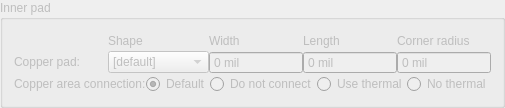
      <widget class="QGroupBox" name="groupBox_3">
       <property name="enabled">
        <bool>false</bool>
       </property>
       <property name="sizePolicy">
        <sizepolicy hsizetype="Preferred" vsizetype="Preferred">
         <horstretch>0</horstretch>
         <verstretch>0</verstretch>
        </sizepolicy>
       </property>
       <property name="title">
        <string>Inner pad</string>
       </property>
       <layout class="QVBoxLayout" name="verticalLayout_4">
        <property name="spacing">
         <number>0</number>
        </property>
        <item>
         <layout class="QGridLayout" name="gridLayout_2">
          <item row="0" column="1">
           <widget class="QLabel" name="label_9">
            <property name="sizePolicy">
             <sizepolicy hsizetype="Preferred" vsizetype="Fixed">
              <horstretch>0</horstretch>
              <verstretch>0</verstretch>
             </sizepolicy>
            </property>
            <property name="text">
             <string>Shape</string>
            </property>
           </widget>
          </item>
          <item row="0" column="2">
           <widget class="QLabel" name="label_10">
            <property name="sizePolicy">
             <sizepolicy hsizetype="Preferred" vsizetype="Fixed">
              <horstretch>0</horstretch>
              <verstretch>0</verstretch>
             </sizepolicy>
            </property>
            <property name="text">
             <string>Width</string>
            </property>
           </widget>
          </item>
          <item row="0" column="4">
           <widget class="QLabel" name="label_11">
            <property name="text">
             <string>Corner radius</string>
            </property>
           </widget>
          </item>
          <item row="1" column="1">
           <widget class="QComboBox" name="innerShape">
            <item>
             <property name="text">
              <string>[default]</string>
             </property>
            </item>
            <item>
             <property name="text">
              <string>round</string>
             </property>
            </item>
            <item>
             <property name="text">
              <string>square</string>
             </property>
            </item>
            <item>
             <property name="text">
              <string>rect</string>
             </property>
            </item>
            <item>
             <property name="text">
              <string>rounded-rect</string>
             </property>
            </item>
            <item>
             <property name="text">
              <string>oval</string>
             </property>
            </item>
            <item>
             <property name="text">
              <string>octagon</string>
             </property>
            </item>
           </widget>
          </item>
          <item row="1" column="0">
           <widget class="QLabel" name="label_12">
            <property name="sizePolicy">
             <sizepolicy hsizetype="Preferred" vsizetype="Fixed">
              <horstretch>0</horstretch>
              <verstretch>0</verstretch>
             </sizepolicy>
            </property>
            <property name="text">
             <string>Copper pad:</string>
            </property>
           </widget>
          </item>
          <item row="0" column="3">
           <widget class="QLabel" name="label_13">
            <property name="text">
             <string>Length</string>
            </property>
           </widget>
          </item>
          <item row="1" column="2">
           <widget class="QDoubleSpinBox" name="innerWidth">
            <property name="enabled">
             <bool>false</bool>
            </property>
            <property name="sizePolicy">
             <sizepolicy hsizetype="Expanding" vsizetype="Fixed">
              <horstretch>0</horstretch>
              <verstretch>0</verstretch>
             </sizepolicy>
            </property>
            <property name="buttonSymbols">
             <enum>QAbstractSpinBox::NoButtons</enum>
            </property>
            <property name="suffix">
             <string> mil</string>
            </property>
            <property name="decimals">
             <number>0</number>
            </property>
            <property name="minimum">
             <double>-32000.000000000000000</double>
            </property>
            <property name="maximum">
             <double>32000.000000000000000</double>
            </property>
            <property name="value">
             <double>0.000000000000000</double>
            </property>
           </widget>
          </item>
          <item row="1" column="3">
           <widget class="QDoubleSpinBox" name="innerLength">
            <property name="enabled">
             <bool>false</bool>
            </property>
            <property name="sizePolicy">
             <sizepolicy hsizetype="Expanding" vsizetype="Fixed">
              <horstretch>0</horstretch>
              <verstretch>0</verstretch>
             </sizepolicy>
            </property>
            <property name="buttonSymbols">
             <enum>QAbstractSpinBox::NoButtons</enum>
            </property>
            <property name="suffix">
             <string> mil</string>
            </property>
            <property name="decimals">
             <number>0</number>
            </property>
            <property name="minimum">
             <double>-32000.000000000000000</double>
            </property>
            <property name="maximum">
             <double>32000.000000000000000</double>
            </property>
            <property name="value">
             <double>0.000000000000000</double>
            </property>
           </widget>
          </item>
          <item row="1" column="4">
           <widget class="QDoubleSpinBox" name="innerRadius">
            <property name="enabled">
             <bool>false</bool>
            </property>
            <property name="sizePolicy">
             <sizepolicy hsizetype="Expanding" vsizetype="Fixed">
              <horstretch>0</horstretch>
              <verstretch>0</verstretch>
             </sizepolicy>
            </property>
            <property name="buttonSymbols">
             <enum>QAbstractSpinBox::NoButtons</enum>
            </property>
            <property name="suffix">
             <string> mil</string>
            </property>
            <property name="decimals">
             <number>0</number>
            </property>
            <property name="minimum">
             <double>-32000.000000000000000</double>
            </property>
            <property name="maximum">
             <double>32000.000000000000000</double>
            </property>
            <property name="value">
             <double>0.000000000000000</double>
            </property>
           </widget>
          </item>
          <item row="0" column="0">
           <spacer name="horizontalSpacer_2">
            <property name="orientation">
             <enum>Qt::Horizontal</enum>
            </property>
            <property name="sizeHint" stdset="0">
             <size>
              <width>40</width>
              <height>20</height>
             </size>
            </property>
           </spacer>
          </item>
         </layout>
        </item>
        <item>
         <layout class="QHBoxLayout" name="horizontalLayout_5">
          <item>
           <widget class="QLabel" name="label_16">
            <property name="sizePolicy">
             <sizepolicy hsizetype="Preferred" vsizetype="Fixed">
              <horstretch>0</horstretch>
              <verstretch>0</verstretch>
             </sizepolicy>
            </property>
            <property name="text">
             <string>Copper area connection:</string>
            </property>
           </widget>
          </item>
          <item>
           <widget class="QRadioButton" name="innerAreaDef">
            <property name="text">
             <string>Default</string>
            </property>
            <property name="checked">
             <bool>true</bool>
            </property>
           </widget>
          </item>
          <item>
           <widget class="QRadioButton" name="innerAreaNC">
            <property name="text">
             <string>Do not connect</string>
            </property>
           </widget>
          </item>
          <item>
           <widget class="QRadioButton" name="innerAreaTherm">
            <property name="text">
             <string>Use thermal</string>
            </property>
           </widget>
          </item>
          <item>
           <widget class="QRadioButton" name="innerAreaNoTh">
            <property name="text">
             <string>No thermal</string>
            </property>
           </widget>
          </item>
         </layout>
        </item>
       </layout>
      </widget>
